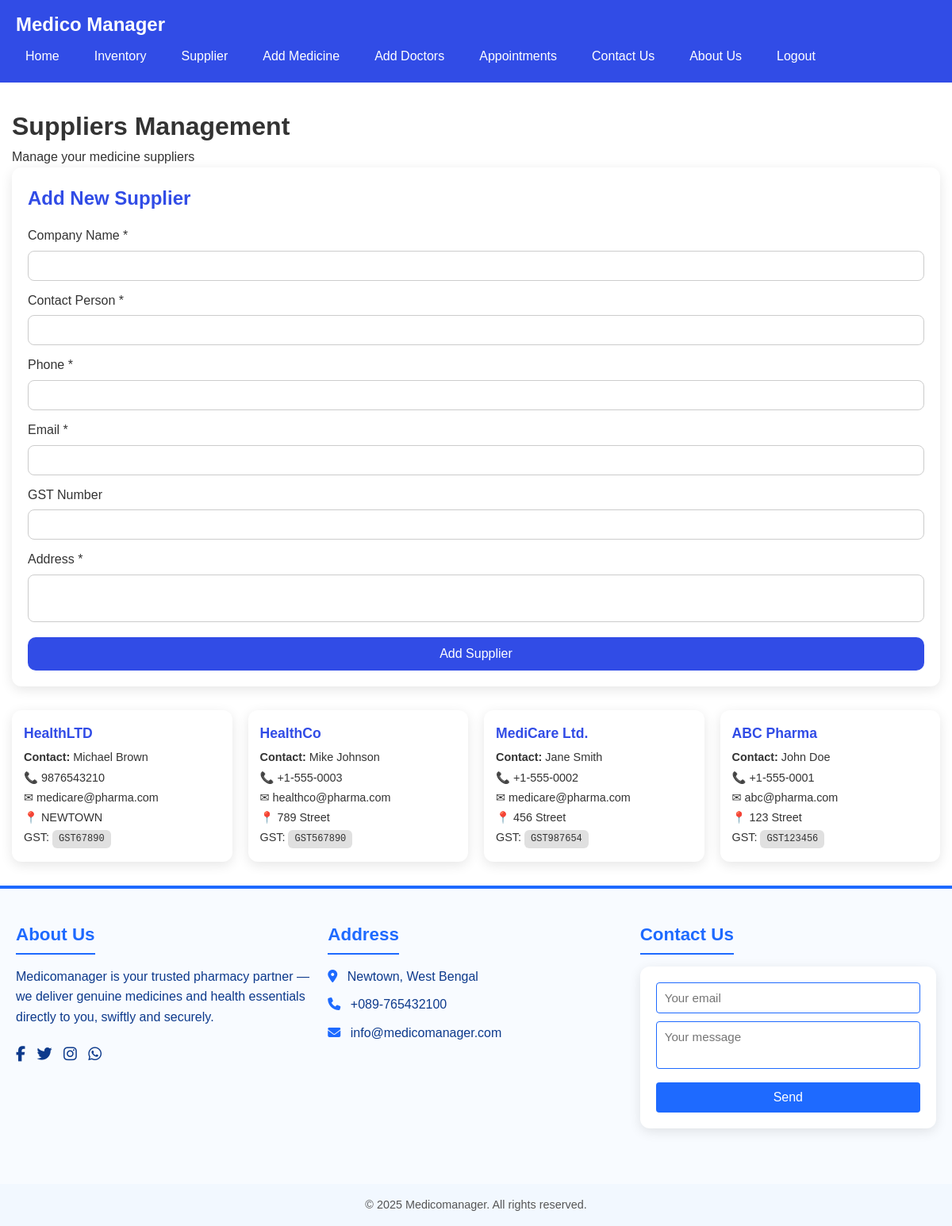
Screenshot of /supplier.php with the database file from the repository.
### tables this page shows
CREATE TABLE `suppliers` (
  `id` int(11) NOT NULL,
  `name` varchar(255) NOT NULL,
  `contact_person` varchar(255) DEFAULT NULL,
  `phone` varchar(50) DEFAULT NULL,
  `email` varchar(100) DEFAULT NULL,
  `address` varchar(255) DEFAULT NULL,
  `gst_number` varchar(50) DEFAULT NULL
);

### supplier.php (the view, shortened to what this page needs)
<?php include "navbar.php"?>
<?php
include "db_connect.php";
$suppliers = $conn->query("SELECT * FROM suppliers ORDER BY id DESC");
?>
<!DOCTYPE html>
<html lang="en">
<head>
</head>
<body>
<div class="container">
<h1>Suppliers Management</h1>
<p class="subtitle">Manage your medicine suppliers</p>
<form method="POST">
    <h2>Add New Supplier</h2>
    <div class="form-group">
        <label>Company Name *</label>
        <input type="text" name="name" required>
    </div>
    <div class="form-group">
        <label>Contact Person *</label>
        <input type="text" name="contact_person" required>
    </div>
    <div class="form-group">
        <label>Phone *</label>
        <input type="tel" name="phone" required>
    </div>
    <div class="form-group">
        <label>Email *</label>
        <input type="email" name="email" required>
    </div>
    <div class="form-group">
        <label>GST Number</label>
        <input type="text" name="gst_number">
    </div>
    <div class="form-group">
        <label>Address *</label>
        <textarea name="address" required></textarea>
    </div>
    <button type="submit">Add Supplier</button>
</form>
<div class="grid grid-3">
<?php while($row = $suppliers->fetch_assoc()): ?>
    <div class="card">
        <h3><?= htmlspecialchars($row['name']) ?></h3>
        <p><strong>Contact:</strong> <?= htmlspecialchars($row['contact_person']) ?></p>
        <p>📞 <?= htmlspecialchars($row['phone']) ?></p>
        <p>✉ <?= htmlspecialchars($row['email']) ?></p>
        <p>📍 <?= htmlspecialchars($row['address']) ?></p>
        <?php if($row['gst_number']): ?>
        <p>GST: <span class="badge"><?= htmlspecialchars($row['gst_number']) ?></span></p>
        <?php endif; ?>
    </div>
<?php endwhile; ?>
</div>
</div>
</body>
</html>
<?php
include "footer.php"
?>

### navbar.php (style rules this page uses)
* { box-sizing: border-box; margin: 0; padding: 0; font-family: Arial, sans-serif; }
body { background: #f0f4f8; color: #333; line-height: 1.6; }

### supplier.php (style rules this page uses)
.container { max-width:1200px; margin:30px auto; padding:0 15px; }
form { background:#fff; padding:20px; border-radius:12px; box-shadow:0 4px 15px rgba(0,0,0,0.1); margin-bottom:30px; }
form h2 { color:#314ce6; margin-bottom:15px; }
.form-group { margin-bottom:12px; }
.form-group label { display:block; margin-bottom:6px; font-weight:500; }
.form-group input, .form-group textarea { width:100%; padding:10px; border:1px solid #ccc; border-radius:8px; font-size:14px; }
textarea { height:60px; resize:none; }
button { background:#314ce6; color:#fff; border:none; padding:12px; font-size:16px; border-radius:10px; cursor:pointer; width:100%; transition:0.3s; }
.grid { display:grid; gap:20px; }
.grid-3 { grid-template-columns: repeat(auto-fit, minmax(250px,1fr)); }
.card { background:#fff; border-radius:12px; padding:15px; box-shadow:0 4px 15px rgba(0,0,0,0.1); }
.card h3 { color:#314ce6; font-size:1.1rem; margin-bottom:5px; }
.card p { font-size:0.9rem; margin:2px 0; }
.badge { display:inline-block; padding:2px 8px; background:#e0e0e0; border-radius:6px; font-size:0.75rem; font-family:monospace; }

### footer.php (style rules this page uses)
* { margin: 0; padding: 0; box-sizing: border-box; }
body { font-family: Arial, sans-serif; line-height: 1.6; color: #333; background: #fff; }

### rows the page displays
suppliers: name "HealthLTD", contact_person "Michael Brown", phone "9876543210", email "medicare@pharma.com", address "NEWTOWN", gst_number "GST67890"
suppliers: name "HealthCo", contact_person "Mike Johnson", phone "+1-555-0003", email "healthco@pharma.com", address "789 Street", gst_number "GST567890"
suppliers: name "MediCare Ltd.", contact_person "Jane Smith", phone "+1-555-0002", email "medicare@pharma.com", address "456 Street", gst_number "GST987654"
suppliers: name "ABC Pharma", contact_person "John Doe", phone "+1-555-0001", email "abc@pharma.com", address "123 Street", gst_number "GST123456"
